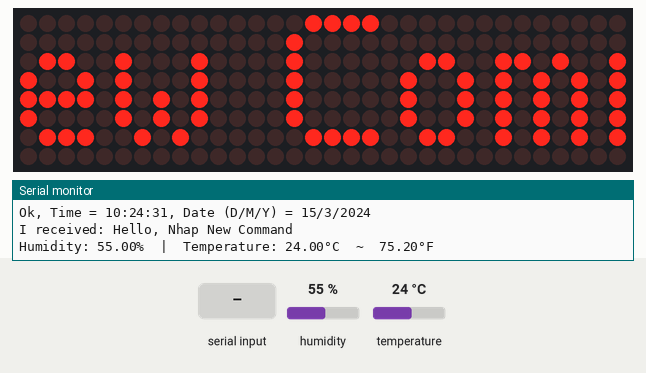
This sketch was run on a simulated ESP32. On the bench: 32×8 LED matrix, the last lines printed to the serial monitor. Inputs (shaded band) come from the test bench; at power-on: humidity 55 %, temperature 24 °C. The local clock reads 2024-03-15 10:24:30 at power-on unless the sketch sets it.

Above: at 2.8 s.
2.9 s: "&" received over the second serial link
At 4.65 s:
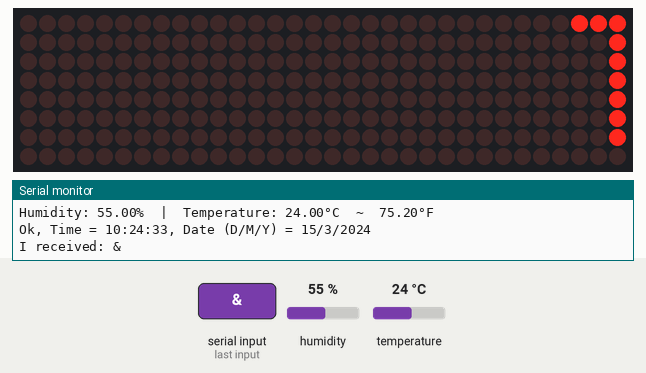
6.9 s: "@" received over the second serial link
At 10.29 s:
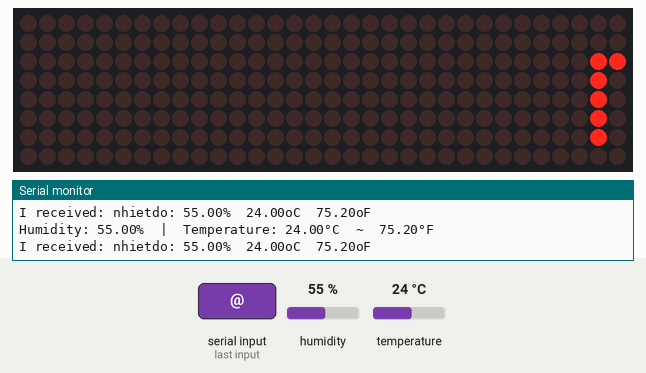
12.5 s: "1" received over the second serial link
At 16.15 s:
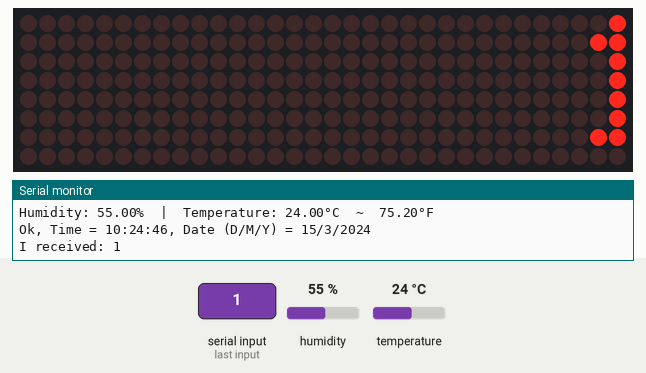
18.4 s: "&" received over the second serial link
At 19.81 s:
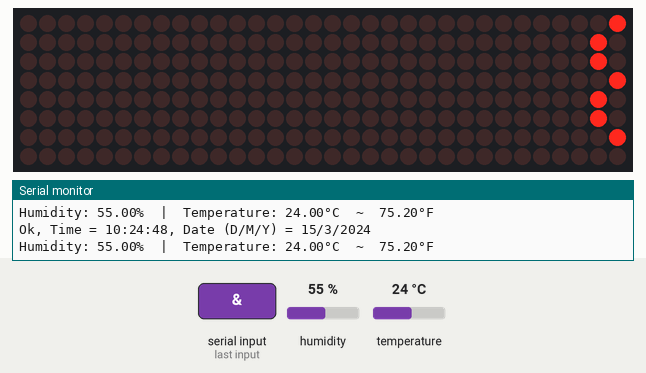

The sketch:

project_coutingSemaphore.ino
```cpp
#include <freertos/FreeRTOS.h>
#include <freertos/task.h>
#include <DHT.h>
#include <DHT_U.h>
#include <MD_Parola.h>
#include <MD_MAX72xx.h>
#include <SPI.h>
#include <TimeLib.h>
#include <DS1307RTC.h>

#define USE_UI_CONTROL 0
#if USE_UI_CONTROL
#include <MD_UISwitch.h>
#endif
// Turn on debug statements to the serial output
#define DEBUG 0
#if DEBUG
#define PRINT(s, x) { Serial2.print(F(s)); Serial2.print(x); }
#define PRINTS(x) Serial2.print(F(x))
#define PRINTX(x) Serial2.println(x, HEX)
#else
#define PRINT(s, x)
#define PRINTS(x)
#define PRINTX(x)
#endif
//RTC_DS1307 rtc;
void Task1code( void *pvParameters );
void Task2code( void *pvParameters );
void Task3code( void *pvParameters );
void Task4code( void *pvParameters );
TaskHandle_t Task1; //khai báo 2 task và đặt tên cho task
TaskHandle_t Task2;
TaskHandle_t Task3;
TaskHandle_t Task4;
SemaphoreHandle_t Sem_Handle;
float humi ;
float tempC ;
float tempF ;
int giay;
int phut;
int gio;
int ngay;
int thang;
int nam;
char buf[10];
  char buf1[10];
  char buf2[10];
  char buf3[10];
  char buf4[10];
  char buf5[10];
  char buf6[10];
  char buf7[10];
  char buf8[10];
int flag;
int counter = 0;
#define DHT11_PIN  13 // ESP32 pin GPIO21 connected to DHT11 sensor
DHT dht11(DHT11_PIN, DHT11);

#define HARDWARE_TYPE MD_MAX72XX::FC16_HW
#define MAX_DEVICES 4
#define CS_PIN 5
MD_Parola P = MD_Parola(HARDWARE_TYPE, CS_PIN, MAX_DEVICES);

#ifdef __AVR__
 #include <avr/power.h> // Required for 16 MHz Adafruit Trinket
#endif
#if USE_UI_CONTROL
const uint8_t SPEED_IN = A5;
const uint8_t DIRECTION_SET = 8;  // change the effect
const uint8_t INVERT_SET = 9;     // change the invert
const uint8_t SPEED_DEADBAND = 5;
#endif // USE_UI_CONTROL
uint8_t scrollSpeed = 30;    // default frame delay value
textEffect_t scrollEffect = PA_SCROLL_LEFT;
textPosition_t scrollAlign = PA_LEFT;
uint16_t scrollPause = 200; // in milliseconds
// Global message buffers shared by Serial and Scrolling functions
#define    BUF_SIZE    200
char curMessage[BUF_SIZE] = { "" };
char newMessage[BUF_SIZE] = { "Hello, Nhap New Command" };
char dataMessage[BUF_SIZE] = { "" };
char data1Message[BUF_SIZE] = { "" };
bool newMessageAvailable = true;
#if USE_UI_CONTROL
MD_UISwitch_Digital uiDirection(DIRECTION_SET);
MD_UISwitch_Digital uiInvert(INVERT_SET);
void doUI(void)
{
  // set the speed if it has changed
  {
    int16_t speed = map(analogRead(SPEED_IN), 0, 1023, 10, 150);
    if ((speed >= ((int16_t)P.getSpeed() + SPEED_DEADBAND)) ||
      (speed <= ((int16_t)P.getSpeed() - SPEED_DEADBAND)))
    {
      P.setSpeed(speed);
      scrollSpeed = speed;
      PRINT("\nChanged speed to ", P.getSpeed());
    }
  }
  if (uiDirection.read() == MD_UISwitch::KEY_PRESS) // SCROLL DIRECTION
  {
    PRINTS("\nChanging scroll direction");
    scrollEffect = (scrollEffect == PA_SCROLL_LEFT ? PA_SCROLL_RIGHT : PA_SCROLL_LEFT);
    P.setTextEffect(scrollEffect, scrollEffect);
    P.displayClear();
    P.displayReset();
  }
  if (uiInvert.read() == MD_UISwitch::KEY_PRESS)  // INVERT MODE
  {
    PRINTS("\nChanging invert mode");
    P.setInvert(!P.getInvert());
  }
}
#endif // USE_UI_CONTROL

void dismatrix(void){
  if(flag==1||flag==3){
        strcpy(dataMessage,"Time: ");
        strcat(dataMessage,buf3);
        strcat(dataMessage,":");
        strcat(dataMessage,buf4);
        strcat(dataMessage,":");
        strcat(dataMessage,buf5);
        strcat(dataMessage,"   ");
        strcat(dataMessage,"Thang: ");
        strcat(dataMessage,buf6);
        strcat(dataMessage,":");
        strcat(dataMessage,buf7);
        strcat(dataMessage,":");
        strcat(dataMessage,buf8);
        strcat(dataMessage,"   ");
  }
  if(flag==2|| flag==3){
      if(flag==3)
        strcat(dataMessage,"nhietdo: ");
      else
        strcpy(dataMessage,"nhietdo: ");
        strcat(dataMessage,buf);
        strcat(dataMessage,"%");
        strcat(dataMessage,"  ");
        strcat(dataMessage,buf1);
        strcat(dataMessage,"oC");
        strcat(dataMessage,"  ");
        strcat(dataMessage,buf2);
        strcat(dataMessage,"oF");
        strcat(dataMessage,"   ");

  }
   if(flag==1||flag==2) {
     strcat(dataMessage,data1Message+1);
     strcpy(newMessage,dataMessage);

   }
  if(flag==3){
  strcat(dataMessage,data1Message+2);
  strcpy(newMessage,dataMessage);
  }

}


void readSerial(void)
{
  int rlen;
  char temp[BUF_SIZE];

  while (Serial2.available() > 0) {
    // read the incoming bytes:
    rlen = Serial2.readBytes(newMessage,BUF_SIZE);

  }
    if(rlen>0)
    {
      while(newMessage[rlen]!=0){
      newMessage[rlen]=0;
       rlen=rlen+1;
       }
      newMessageAvailable=true;
      strcpy(data1Message,newMessage);
    }
    rlen=0;
    flag=0;
    if (newMessage[0]=='&'){
       if (newMessage[1]=='@')
             flag=3;
       else   flag=1;
    }
    if (newMessage[0]=='@')
             flag=2;

   Serial.print("I received: ");
   Serial.println(newMessage);
}
void DelayMS(unsigned t)
{
    TickType_t currentTick = xTaskGetTickCount();
    while((xTaskGetTickCount()) - (currentTick) < pdMS_TO_TICKS(t));
}

void print2digits(int number) {
  if (number >= 0 && number < 10) {
    Serial.write('0');
  }
  Serial.print(number);
}

void readDS1307()
{
  tmElements_t tm;
  if (RTC.read(tm)) {
    Serial.print("Ok, Time = ");
    print2digits(tm.Hour);
    Serial.write(':');
    print2digits(tm.Minute);
    Serial.write(':');
    print2digits(tm.Second);
    Serial.print(", Date (D/M/Y) = ");
    Serial.print(tm.Day);
    Serial.write('/');
    Serial.print(tm.Month);
    Serial.write('/');
    Serial.print(tmYearToCalendar(tm.Year));
    Serial.println();
  } else {
    if (RTC.chipPresent()) {
      Serial.println("The DS1307 is stopped.  Please run the SetTime");
      Serial.println("example to initialize the time and begin running.");
      Serial.println();
    } else {
      Serial.println("DS1307 read error!  Please check the circuitry.");
      Serial.println();
    }
  }

  gio=tm.Hour;
  phut=tm.Minute;
  giay=tm.Second;
  ngay=tm.Day;
  thang = tm.Month;
  nam=tmYearToCalendar(tm.Year);
  itoa(gio, buf3, 10);
  itoa(phut, buf4, 10);
  itoa(giay, buf5, 10);
  itoa(ngay, buf6, 10);
  itoa(thang, buf7, 10);
  itoa(nam, buf8, 10);
  DelayMS(200);
}

void DHT_11(){
  humi  = dht11.readHumidity();
  tempC = dht11.readTemperature();
  tempF = dht11.readTemperature(true);

  // check whether the reading is successful or not
  if ( isnan(tempC) || isnan(tempF) || isnan(humi)) {
    Serial.println("Failed to read from DHT11 sensor!");
  } else {
    Serial.print("Humidity: ");
    Serial.print(humi);
    Serial.print("%");
    Serial.print("  |  ");
    Serial.print("Temperature: ");
    Serial.print(tempC);
    Serial.print("°C  ~  ");
    Serial.print(tempF);
    Serial.println("°F");
  }

  dtostrf(humi,3,2,buf);
  dtostrf(tempC,3,2,buf1);
  dtostrf(tempF,3,2,buf2);
  DelayMS(200);
}
void Task1code(void *pvPara){
  while(1){
    DHT_11();
    xSemaphoreGive(Sem_Handle);
    vTaskDelay(pdMS_TO_TICKS(1000));
  }
}
void Task2code(void *pvPara){
  while(1){
   #if USE_UI_CONTROL
  doUI();
   #endif // USE_UI_CONTROL
  if (P.displayAnimate())
  {
    if (newMessageAvailable)
    {
      strcpy(curMessage, newMessage);
      newMessageAvailable = true;
    }
    P.displayReset();
  }
  dismatrix();
  }

}
void Task3code(void *pvPara){
  while(1){
   xSemaphoreTake(Sem_Handle,portMAX_DELAY);
   xSemaphoreTake(Sem_Handle,portMAX_DELAY);
   readDS1307();
  }
}
void Task4code(void *pvPara){
  while(1){
  readSerial();
  vTaskDelay(pdMS_TO_TICKS(1000));
  }
}
void setup() {
  Serial.begin(9600);
  Serial2.begin(9600);
  dht11.begin();
#if USE_UI_CONTROL
  uiDirection.begin();
  uiInvert.begin();
  pinMode(SPEED_IN, INPUT);
  doUI();
#endif // USE_UI_CONTROL
  P.begin();
  P.displayText(curMessage, scrollAlign, scrollSpeed, scrollPause, scrollEffect, scrollEffect);
  Sem_Handle = xSemaphoreCreateCounting(10, 0);
  xTaskCreate(Task1code,"Task1",8000,NULL,1,&Task1);
  xTaskCreate(Task2code,"Task2",8000,NULL,1,&Task2);
  xTaskCreate(Task3code,"Task3",8000,NULL,2,&Task3);
  xTaskCreate(Task4code,"Task4",8000,NULL,1,&Task4);
}
void loop() {
}
```

Measured:
- after the input at 2.9 s, the display: first differs from a run without the input after 1.6 s (image 1)
- after the input at 6.9 s, the display: first differs from a run without the input after 3.2 s (image 2)
- after the input at 18.4 s, the display: first differs from a run without the input after 1.3 s (image 4)
